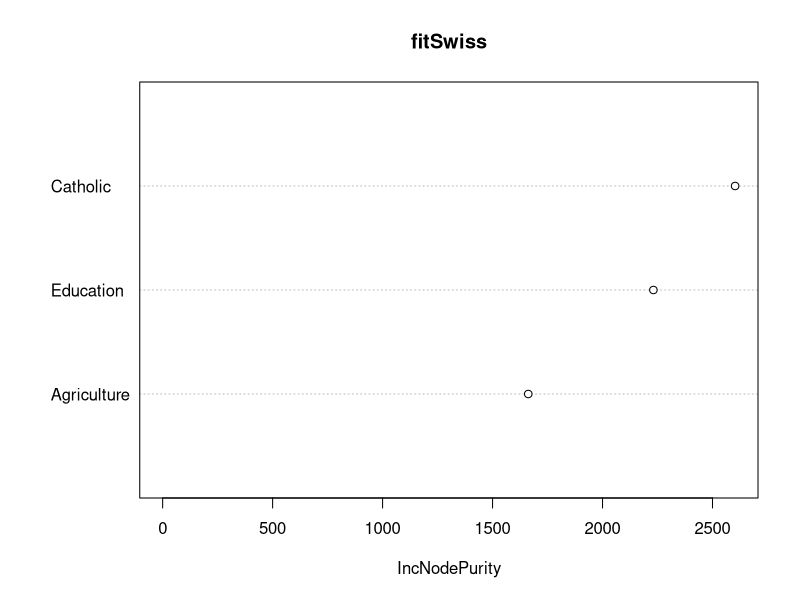
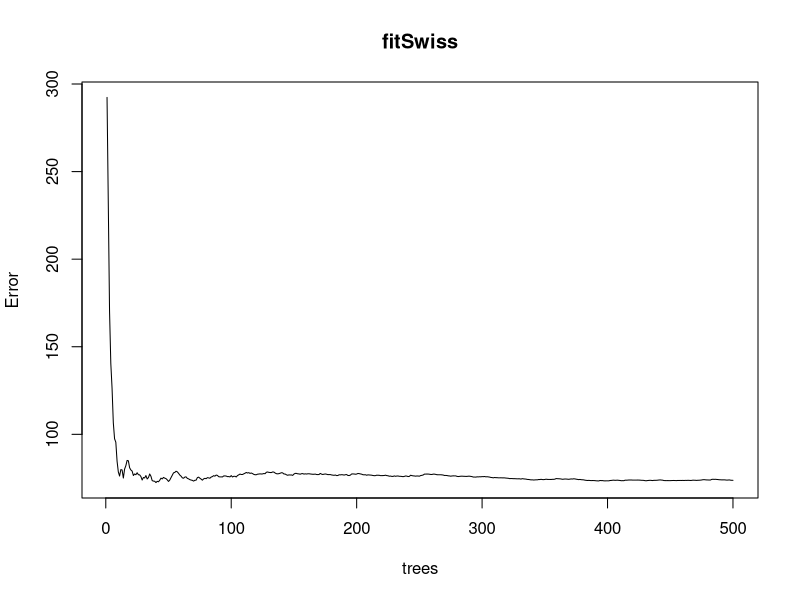

Source code (R) for these figures, in order:
require(randomForest)
library(gam)
data("kyphosis")
fitKF <- randomForest(Kyphosis ~ Age + Number + Start,   data=kyphosis)
print(fitKF) 	# view results
importance(fitKF) # importance of each predictor
#
fitSwiss <- randomForest(Fertility ~ Agriculture + Education + Catholic, data = swiss)
print(fitSwiss) # view results
importance(fitSwiss) # importance of each predictor
varImpPlot(fitSwiss)

plot(fitSwiss)

getTree(fitSwiss,1, labelVar=TRUE)

help(randomForest) # look at all the package contents and the randomForest method options

# look at rfcv - random forest cross-validation - 
help(rfcv)

# other data....
data(imports85)
help(imports85)
str(imports85)
# perform randomForest and other tree methods.....
fiti85 <- randomForest(symboling ~ length + width,   data=imports85)
print(fiti85) 	# view results
importance(fiti85) # importance of each predictor
